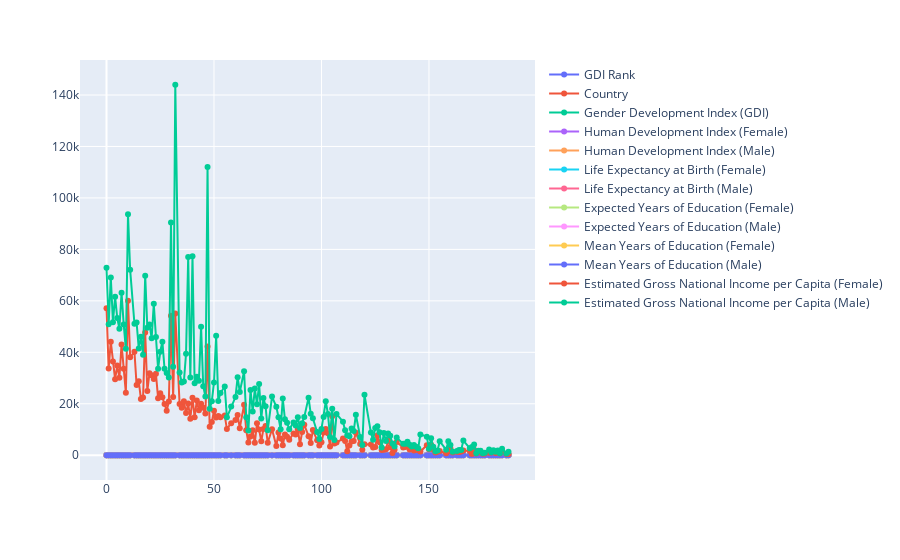

This figure's notebook cell:
### Code cell
fig.update_traces(mode='markers+lines')

### Figure 1 — Plotly figure (JSON) as saved in the notebook; plotly's stock layout.template omitted (floating-point values rounded to 4 significant figures; data arrays with more than 128 entries replaced by an {"elided": "..."} marker saying what was removed)
{"data": [{"mode": "markers+lines", "name": "GDI Rank", "type": "scatter", "x": {"elided": "161 int values"}, "y": {"elided": "161 int values"}}, {"mode": "markers+lines", "name": "Country", "type": "scatter", "x": {"elided": "161 int values"}, "y": {"elided": "161 str values"}}, {"mode": "markers+lines", "name": "Gender Development Index (GDI)", "type": "scatter", "x": {"elided": "161 int values"}, "y": {"elided": "161 str values"}}, {"mode": "markers+lines", "name": "Human Development Index (Female)", "type": "scatter", "x": {"elided": "161 int values"}, "y": {"elided": "161 str values"}}, {"mode": "markers+lines", "name": "Human Development Index (Male)", "type": "scatter", "x": {"elided": "161 int values"}, "y": {"elided": "161 str values"}}, {"mode": "markers+lines", "name": "Life Expectancy at Birth (Female)", "type": "scatter", "x": {"elided": "161 int values"}, "y": {"elided": "161 str values"}}, {"mode": "markers+lines", "name": "Life Expectancy at Birth (Male)", "type": "scatter", "x": {"elided": "161 int values"}, "y": {"elided": "161 str values"}}, {"mode": "markers+lines", "name": "Expected Years of Education (Female)", "type": "scatter", "x": {"elided": "161 int values"}, "y": {"elided": "161 str values"}}, {"mode": "markers+lines", "name": "Expected Years of Education (Male)", "type": "scatter", "x": {"elided": "161 int values"}, "y": {"elided": "161 str values"}}, {"mode": "markers+lines", "name": "Mean Years of Education (Female)", "type": "scatter", "x": {"elided": "161 int values"}, "y": {"elided": "161 str values"}}, {"mode": "markers+lines", "name": "Mean Years of Education (Male)", "type": "scatter", "x": {"elided": "161 int values"}, "y": {"elided": "161 str values"}}, {"mode": "markers+lines", "name": "Estimated Gross National Income per Capita (Female)", "type": "scatter", "x": {"elided": "161 int values"}, "y": {"elided": "161 str values"}}, {"mode": "markers+lines", "name": "Estimated Gross National Income per Capita (Male)", "type": "scatter", "x": {"elided": "161 int values"}, "y": {"elided": "161 str values"}}], "layout": {"legend": {"tracegroupgap": 0}, "margin": {"t": 60}, "xaxis": {"anchor": "y", "domain": [0, 1]}, "yaxis": {"anchor": "x", "domain": [0, 1]}}}
